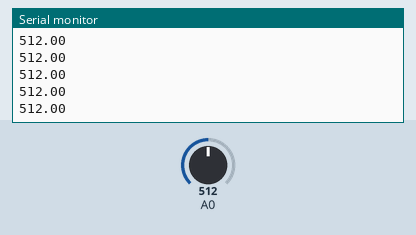
Recording of a sketch running on a simulated Arduino Uno, built with avr-gcc and run on an emulated ATmega328P. Shown: the last lines printed to the serial monitor. The test bench sets the inputs (shaded band); at power-on: A0 = 512.

Above: at 1.2 s.
1.3 s: A0 set to 716
At 2.2 s:
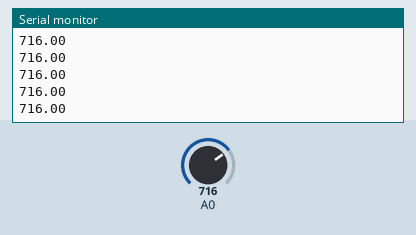
2.8 s: A0 set to 900
At 3.4 s:
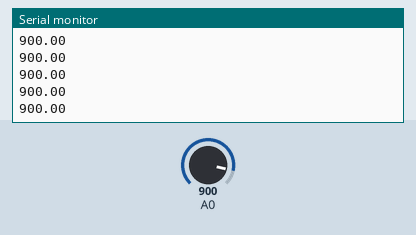
Timing chart, 0 to 5.8 s (numbered marks = the images above; inputs shaded):
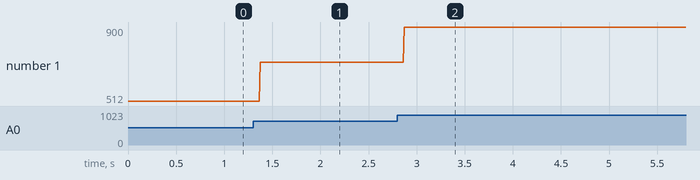

The sketch:

analogReadMuscle.ino
```cpp
void setup() {
  // put your setup code here, to run once:
  Serial.begin(9600);

}

void loop() {
  // put your main code here, to run repeatedly:
  double sensorValue = analogRead(A0);
  Serial.println(sensorValue);
}
```

Measured:
- after the input at 1.3 s, the serial monitor: prints a new line after 0.07 s (image 1)
- after the input at 2.8 s, the serial monitor: prints a new line after 0.07 s (image 2)
- plotted number 1: 512 → 716 after the input at 1.3 s, 716 → 900 after the input at 2.8 s
